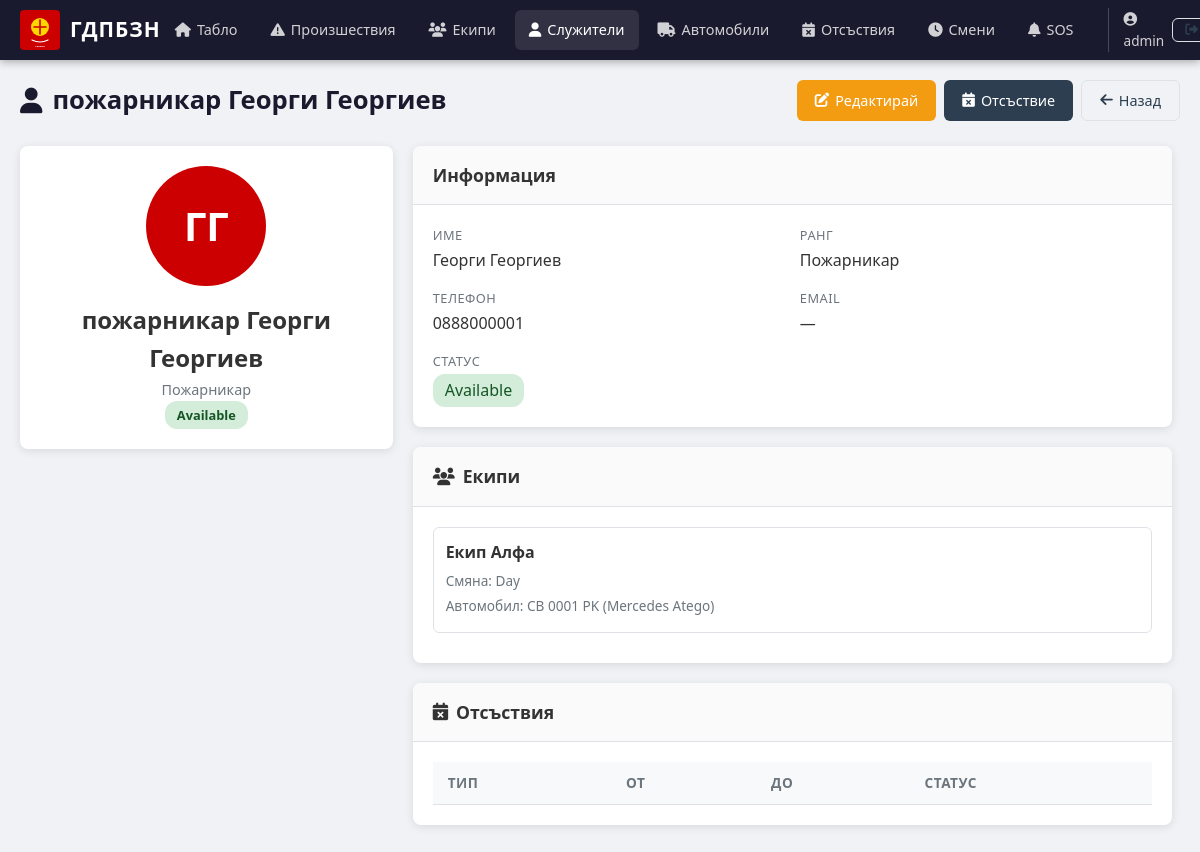
/employees/1 (signed in), run on the app's committed database.
### fire_system/models.py (models this page shows, shortened)
class User(UserMixin, db.Model):
    __tablename__ = 'users'
    id = db.Column(db.Integer, primary_key=True)
    username = db.Column(db.String(64), unique=True, nullable=False)
    email = db.Column(db.String(120), unique=True, nullable=False)
    password_hash = db.Column(db.String(256), nullable=False)
    role = db.Column(db.String(20), default='user')
    created_at = db.Column(db.DateTime, default=datetime.utcnow)
    employee = db.relationship('Employee', backref='user', uselist=False)

class Rank(db.Model):
    __tablename__ = 'ranks'
    id = db.Column(db.Integer, primary_key=True)
    name = db.Column(db.String(100), nullable=False)
    abbreviation = db.Column(db.String(10), nullable=False)
    employees = db.relationship('Employee', backref='rank', lazy=True)

class Employee(db.Model):
    __tablename__ = 'employees'
    id = db.Column(db.Integer, primary_key=True)
    user_id = db.Column(db.Integer, db.ForeignKey('users.id'), nullable=True)
    first_name = db.Column(db.String(100), nullable=False)
    last_name = db.Column(db.String(100), nullable=False)
    rank_id = db.Column(db.Integer, db.ForeignKey('ranks.id'), nullable=True)
    phone = db.Column(db.String(20), nullable=True)
    email = db.Column(db.String(120), nullable=True)
    is_active = db.Column(db.Boolean, default=True)
    photo = db.Column(db.String(255), nullable=True)
    created_at = db.Column(db.DateTime, default=datetime.utcnow)
    team_assignments = db.relationship('TeamAssignment', backref='employee', lazy=True)
    absences = db.relationship('Absence', backref='employee', lazy=True)
    tasks = db.relationship('TaskAssignment', backref='employee', lazy=True)
    team_leader = db.relationship('Team', backref='leader', lazy=True, foreign_keys='Team.leader_id')
    @property
    def full_name(self):
        rank_abbr = f"{self.rank.abbreviation} " if self.rank else ""
        return f"{rank_abbr}{self.first_name} {self.last_name}"
    @property
    def current_status(self):
        active_absence = Absence.query.filter(
            Absence.employee_id == self.id,
            Absence.start_date <= date.today(),
            Absence.end_date >= date.today(),
            Absence.status == 'approved'
        ).first()
        if active_absence:
            return f"in_{active_absence.absence_type}"
        return "available"

class TeamAssignment(db.Model):
    __tablename__ = 'team_assignments'
    id = db.Column(db.Integer, primary_key=True)
    team_id = db.Column(db.Integer, db.ForeignKey('teams.id'), nullable=False)
    employee_id = db.Column(db.Integer, db.ForeignKey('employees.id'), nullable=False)
    vehicle_id = db.Column(db.Integer, db.ForeignKey('vehicles.id'), nullable=True)
    is_active = db.Column(db.Boolean, default=True)
    assigned_at = db.Column(db.DateTime, default=datetime.utcnow)

class Team(db.Model):
    __tablename__ = 'teams'
    id = db.Column(db.Integer, primary_key=True)
    name = db.Column(db.String(100), nullable=False)
    shift = db.Column(db.String(20), nullable=False)
    leader_id = db.Column(db.Integer, db.ForeignKey('employees.id'), nullable=True)
    is_active = db.Column(db.Boolean, default=True)
    created_at = db.Column(db.DateTime, default=datetime.utcnow)
    assignments = db.relationship('TeamAssignment', backref='team', lazy=True)
    incidents = db.relationship('Incident', backref='team', lazy=True)

class Vehicle(db.Model):
    __tablename__ = 'vehicles'
    id = db.Column(db.Integer, primary_key=True)
    registration = db.Column(db.String(20), unique=True, nullable=False)
    model = db.Column(db.String(100), nullable=False)
    type = db.Column(db.String(50), nullable=False)
    is_active = db.Column(db.Boolean, default=True)
    gps_device_id = db.Column(db.String(100), nullable=True)
    created_at = db.Column(db.DateTime, default=datetime.utcnow)
    team_assignments = db.relationship('TeamAssignment', backref='vehicle', lazy=True)

### fire_system/app.py (the view)
@app.route('/employees/<int:id>')
@login_required
def employee_detail(id):
    employee = Employee.query.get_or_404(id)
    return render_template('employees/detail.html', employee=employee)

### fire_system/app.py (called while the page is built)
@login_manager.user_loader
def load_user(user_id):
    return User.query.get(int(user_id))

@app.context_processor
def inject_now():
    return {
        'now': datetime.utcnow(),
        'today': date.today(),
        'active_incidents': Incident.query.filter(
            Incident.status.in_(['reported', 'dispatched', 'on_scene', 'in_progress'])
        ).count()
    }

### fire_system/templates/employees/detail.html (shortened to what this page needs)
{% extends "base.html" %}
{% block content %}
<div class="page-header">
    <h1><i class="fas fa-user"></i> {{ employee.full_name }}</h1>
    <div class="header-actions">
        {% if current_user.role == 'admin' %}
        <a href="{{ url_for('employee_edit', id=employee.id) }}" class="btn btn-warning">
            <i class="fas fa-edit"></i> Редактирай
        </a>
        <a href="{{ url_for('employee_absence', id=employee.id) }}" class="btn btn-secondary">
            <i class="fas fa-calendar-times"></i> Отсъствие
        </a>
        {% endif %}
        <a href="{{ url_for('employee_list') }}" class="btn btn-outline">
            <i class="fas fa-arrow-left"></i> Назад
        </a>
    </div>
</div>
<div class="row">
    <div class="col-4">
        <div class="card">
            <div class="card-body text-center">
                <div class="emp-photo-lg">
                    {% if employee.photo %}
                    <img src="{{ url_for('static', filename='uploads/' + employee.photo) }}" alt="{{ employee.full_name }}">
                    {% else %}
                    <div class="emp-avatar-lg">{{ employee.first_name[0] }}{{ employee.last_name[0] }}</div>
                    {% endif %}
                </div>
                <h2>{{ employee.full_name }}</h2>
                <p class="text-muted">{{ employee.rank.name if employee.rank else '—' }}</p>
                <p class="emp-status-badge {{ employee.current_status }}">{{ employee.current_status|title }}</p>
            </div>
        </div>
    </div>
    <div class="col-8">
        <div class="card">
            <div class="card-header"><h2>Информация</h2></div>
            <div class="card-body">
                <div class="info-grid">
                    <div class="info-item">
                        <label>Име</label>
                        <span>{{ employee.first_name }} {{ employee.last_name }}</span>
                    </div>
                    <div class="info-item">
                        <label>Ранг</label>
                        <span>{{ employee.rank.name if employee.rank else '—' }}</span>
                    </div>
                    <div class="info-item">
                        <label>Телефон</label>
                        <span>{{ employee.phone or '—' }}</span>
                    </div>
                    <div class="info-item">
                        <label>Email</label>
                        <span>{{ employee.email or '—' }}</span>
                    </div>
                    <div class="info-item">
                        <label>Статус</label>
                        <span class="emp-status-badge {{ employee.current_status }}">{{ employee.current_status|title }}</span>
                    </div>
                </div>
            </div>
        </div>
        <div class="card">
            <div class="card-header"><h2><i class="fas fa-users"></i> Екипи</h2></div>
            <div class="card-body">
                {% for ta in employee.team_assignments %}
                {% if ta.is_active %}
                <div class="assignment-card">
                    <h3>{{ ta.team.name }}</h3>
                    <p>Смяна: {{ ta.team.shift|title }}</p>
                    {% if ta.vehicle %}
                    <p>Автомобил: {{ ta.vehicle.registration }} ({{ ta.vehicle.model }})</p>
                    {% endif %}
                </div>
                {% endif %}
                {% endfor %}
            </div>
        </div>
        <div class="card">
            <div class="card-header"><h2><i class="fas fa-calendar-times"></i> Отсъствия</h2></div>
            <div class="card-body">
                <table class="table">
                    <thead>
                        <tr>
                            <th>Тип</th>
                            <th>От</th>
                            <th>До</th>
                            <th>Статус</th>
                        </tr>
                    </thead>
                </table>
            </div>
        </div>
    </div>
</div>
{% endblock %}

### fire_system/templates/base.html (shortened to what this page needs)
<!DOCTYPE html>
<html lang="bg">
<head>
    <link rel="stylesheet" href="{{ url_for('static', filename='css/style.css') }}">
    <link rel="stylesheet" href="https://unpkg.com/leaflet@1.9.4/dist/leaflet.css" />
    <link rel="stylesheet" href="https://cdnjs.cloudflare.com/ajax/libs/font-awesome/6.5.1/css/all.min.css">
</head>
<body>
    {% if current_user.is_authenticated %}
    <nav class="navbar">
        <div class="nav-brand">
            <a href="{{ url_for('dashboard') }}">
                <img src="{{ url_for('static', filename='img/logo.svg') }}" alt="ГДПБЗН" height="40">
                <span class="nav-title">ГДПБЗН</span>
            </a>
        </div>
        <div class="nav-menu">
            <a href="{{ url_for('dashboard') }}" class="nav-link {% if request.endpoint == 'dashboard' %}active{% endif %}">
                <i class="fas fa-home"></i> Табло
            </a>
            <a href="{{ url_for('incident_list') }}" class="nav-link {% if request.endpoint and 'incident' in request.endpoint and request.endpoint != 'incident_create' %}active{% endif %}">
                <i class="fas fa-exclamation-triangle"></i> Произшествия
            </a>
            <a href="{{ url_for('team_list') }}" class="nav-link {% if request.endpoint and 'team' in request.endpoint %}active{% endif %}">
                <i class="fas fa-users"></i> Екипи
            </a>
            <a href="{{ url_for('employee_list') }}" class="nav-link {% if request.endpoint and 'employee' in request.endpoint %}active{% endif %}">
                <i class="fas fa-user"></i> Служители
            </a>
            <a href="{{ url_for('vehicle_list') }}" class="nav-link {% if request.endpoint and 'vehicle' in request.endpoint %}active{% endif %}">
                <i class="fas fa-truck"></i> Автомобили
            </a>
            <a href="{{ url_for('absence_list') }}" class="nav-link {% if request.endpoint and 'absence' in request.endpoint %}active{% endif %}">
                <i class="fas fa-calendar-times"></i> Отсъствия
            </a>
            <a href="{{ url_for('shift_list') }}" class="nav-link {% if request.endpoint and 'shift' in request.endpoint %}active{% endif %}">
                <i class="fas fa-clock"></i> Смени
            </a>
            <a href="{{ url_for('sos_list') }}" class="nav-link sos-link {% if request.endpoint and 'sos' in request.endpoint %}active{% endif %}">
                <i class="fas fa-bell"></i> SOS
            </a>
            <div class="nav-user">
                <span class="user-name"><i class="fas fa-user-circle"></i> {{ current_user.username }}</span>
                <a href="{{ url_for('logout') }}" class="btn btn-sm btn-outline"><i class="fas fa-sign-out-alt"></i></a>
            </div>
        </div>
    </nav>
    {% endif %}
    <main class="container">
        {% block content %}{% endblock %}
    </main>
</body>
</html>

### fire_system/static/css/style.css (style rules this page uses)
:root { --primary: #cc0000; --primary-dark: #990000; --primary-light: #ff3333; --secondary: #2c3e50; --secondary-light: #34495e; --success: #27ae60; --warning: #f39c12; --danger: #e74c3c; --info: #2980b9; --dark: #1a1a2e; --light: #f8f9fa; --gray: #6c757d; --border: #dee2e6; --shadow: 0 2px 10px rgba(0,0,0,0.1); --radius: 8px; --transition: all 0.3s ease; }
* { margin: 0; padding: 0; box-sizing: border-box; }
body { font-family: 'Segoe UI', system-ui, -apple-system, sans-serif; background: #f0f2f5; color: #333; line-height: 1.6; }
.container { max-width: 1400px; margin: 0 auto; padding: 20px; }
.navbar { background: var(--dark); color: white; padding: 0 20px; display: flex; align-items: center; justify-content: space-between; height: 60px; position: sticky; top: 0; z-index: 1000; box-shadow: 0 2px 8px rgba(0,0,0,0.3); }
.nav-brand a { display: flex; align-items: center; gap: 10px; color: white; text-decoration: none; }
.nav-title { font-size: 1.3rem; font-weight: 700; letter-spacing: 1px; }
.nav-menu { display: flex; align-items: center; gap: 5px; }
.nav-link { color: rgba(255,255,255,0.8); text-decoration: none; padding: 8px 14px; border-radius: 6px; font-size: 0.9rem; transition: var(--transition); display: flex; align-items: center; gap: 6px; }
.nav-link:hover, .nav-link.active { background: rgba(255,255,255,0.1); color: white; }
.sos-link { animation: sosPulse 2s infinite; }
.nav-user { display: flex; align-items: center; gap: 8px; margin-left: 15px; padding-left: 15px; border-left: 1px solid rgba(255,255,255,0.2); }
.user-name { font-size: 0.85rem; color: rgba(255,255,255,0.8); }
.card { background: white; border-radius: var(--radius); box-shadow: var(--shadow); margin-bottom: 20px; overflow: hidden; }
.card-header { padding: 15px 20px; border-bottom: 1px solid var(--border); display: flex; align-items: center; justify-content: space-between; background: #fafafa; }
.card-header h2, .card-header h3 { font-size: 1.1rem; font-weight: 600; display: flex; align-items: center; gap: 8px; }
.card-body { padding: 20px; }
.page-header { display: flex; align-items: center; justify-content: space-between; margin-bottom: 25px; flex-wrap: wrap; gap: 10px; }
.page-header h1 { font-size: 1.6rem; font-weight: 700; color: var(--dark); display: flex; align-items: center; gap: 10px; }
.header-actions { display: flex; gap: 8px; flex-wrap: wrap; }
.btn { display: inline-flex; align-items: center; gap: 6px; padding: 8px 18px; border: none; border-radius: 6px; font-size: 0.9rem; font-weight: 500; cursor: pointer; text-decoration: none; transition: var(--transition); }
.btn-sm { padding: 5px 12px; font-size: 0.8rem; }
.btn-warning { background: var(--warning); color: white; }
.btn-secondary { background: var(--secondary); color: white; }
.btn-outline { background: transparent; color: var(--secondary); border: 1px solid var(--border); }
.row { display: flex; gap: 20px; flex-wrap: wrap; }
.col-4 { flex: 0 0 calc(33.333% - 14px); min-width: 280px; }
.col-8 { flex: 0 0 calc(66.666% - 14px); min-width: 350px; }
.table { width: 100%; border-collapse: collapse; }
.table th, .table td { padding: 10px 15px; text-align: left; border-bottom: 1px solid var(--border); }
.table th { background: var(--light); font-weight: 600; font-size: 0.85rem; color: var(--gray); text-transform: uppercase; letter-spacing: 0.5px; }
.emp-photo-lg img, .emp-avatar-lg { width: 120px; height: 120px; border-radius: 50%; object-fit: cover; margin-bottom: 15px; }
.emp-avatar-lg { display: flex; align-items: center; justify-content: center; background: var(--primary); color: white; font-size: 2.5rem; font-weight: 700; margin: 0 auto 15px; }
.text-center { text-align: center; }
.emp-status-badge { display: inline-block; padding: 4px 12px; border-radius: 12px; font-size: 0.8rem; font-weight: 600; }
.emp-status-badge.available { background: #d4edda; color: #155724; }
.info-grid { display: grid; grid-template-columns: 1fr 1fr; gap: 15px; }
.info-item label { display: block; font-size: 0.8rem; color: var(--gray); margin-bottom: 2px; text-transform: uppercase; letter-spacing: 0.5px; }
.info-item span { font-size: 1rem; font-weight: 500; }
.assignment-card { padding: 12px; border: 1px solid var(--border); border-radius: 6px; margin-bottom: 10px; }
.assignment-card h3 { font-size: 1rem; margin-bottom: 5px; }
.assignment-card p { color: var(--gray); font-size: 0.85rem; margin-bottom: 3px; }
.text-muted { color: var(--gray); font-size: 0.9rem; }

### data on the page
User: username "admin"
Rank: full_name "пожарникар Георги Георгиев", rank "Пожарникар"
Employee: first_name "Г", last_name "Г", first_name "Георги", last_name "Георгиев", phone "0888000001", email "—"
TeamAssignment: team.name "Екип Алфа", team.shift "Day", vehicle.registration "CB 0001 PK", vehicle.model "Mercedes Atego"

### other printed values
{{ employee.current_status|title }} "Available"
